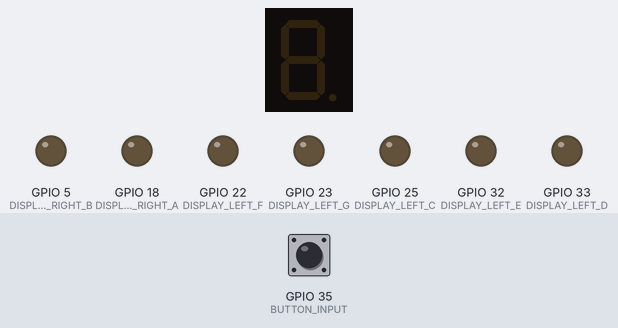
This program was run on a simulated ESP32. On the bench: 1-digit seven-segment display, output pins drawn as LEDs (lit = HIGH). Wiring (inferred from the names in the program): 1-digit 7-segment display, segments lit when HIGH: segments GPIO 1, GPIO 3, GPIO 14, GPIO 27, GPIO 26, GPIO 19, GPIO 21, GPIO 12. The test bench sets the inputs (shaded band); at power-on: GPIO 35 (BUTTON_INPUT) LOW. The segment pins are drawn as the display they are named for; pins used as bus, display or sensor lines are not drawn.

Above: at 1.2 s.
1.3 s: GPIO 35 (BUTTON_INPUT) pulled HIGH for 0.15 s
At 2.9 s:
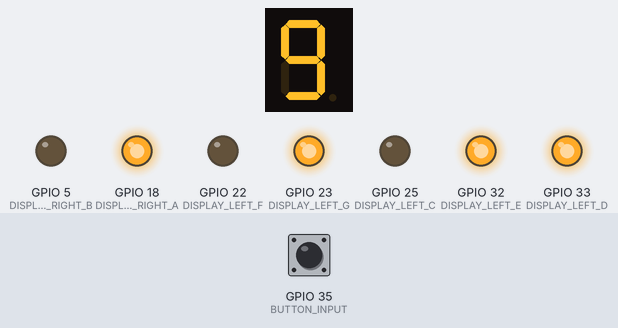
4.4 s: GPIO 35 (BUTTON_INPUT) pulled HIGH for 1 s
6.9 s: GPIO 35 (BUTTON_INPUT) pulled HIGH for 3.2 s
At 11.9 s:
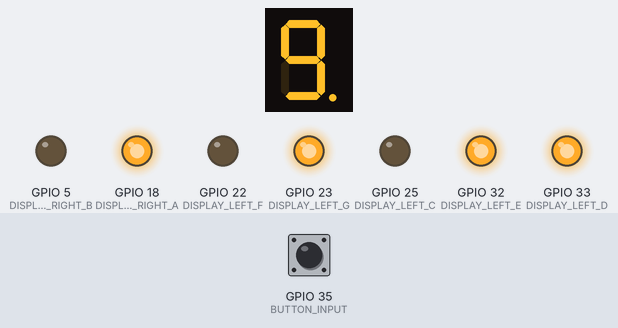
Timing chart, 0 to 13.4 s (numbered marks = the images above; inputs shaded):
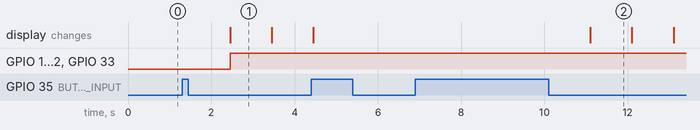

Measured:
- after the input at 1.3 s, GPIO 18 (DISPLAY_RIGHT_A), GPIO 23 (DISPLAY_LEFT_G), GPIO 32 (DISPLAY_LEFT_E), GPIO 33 (DISPLAY_LEFT_D): LOW → HIGH after 1.2 s; the display: changes after 1.2 s (image 1)
- after the input at 6.9 s, the display: changes after 4.2 s (image 2)
- what the display in image 1 shows lasts 1.0 s, from 2.5 s to 3.5 s

The program:

main.cpp
```cpp
#include <Arduino.h>

// GPIO Pins
// =========

#define DISPLAY_RIGHT_DP 12
#define DISPLAY_RIGHT_A 18
#define DISPLAY_RIGHT_B 5
#define DISPLAY_RIGHT_C 14
#define DISPLAY_RIGHT_D 27
#define DISPLAY_RIGHT_E 26
#define DISPLAY_RIGHT_F 19
#define DISPLAY_RIGHT_G 21
#define DISPLAY_LEFT_A 1
#define DISPLAY_LEFT_B 3
#define DISPLAY_LEFT_C 25
#define DISPLAY_LEFT_D 33
#define DISPLAY_LEFT_E 32
#define DISPLAY_LEFT_F 22
#define DISPLAY_LEFT_G 23
#define BUTTON_POWER 4
#define BUTTON_INPUT 35

void configurePins() {
  pinMode(DISPLAY_RIGHT_DP, OUTPUT);
  pinMode(DISPLAY_RIGHT_A, OUTPUT);
  pinMode(DISPLAY_RIGHT_B, OUTPUT);
  pinMode(DISPLAY_RIGHT_C, OUTPUT);
  pinMode(DISPLAY_RIGHT_D, OUTPUT);
  pinMode(DISPLAY_RIGHT_E, OUTPUT);
  pinMode(DISPLAY_RIGHT_F, OUTPUT);
  pinMode(DISPLAY_RIGHT_G, OUTPUT);
  pinMode(DISPLAY_LEFT_A, OUTPUT);
  pinMode(DISPLAY_LEFT_B, OUTPUT);
  pinMode(DISPLAY_LEFT_C, OUTPUT);
  pinMode(DISPLAY_LEFT_D, OUTPUT);
  pinMode(DISPLAY_LEFT_E, OUTPUT);
  pinMode(DISPLAY_LEFT_F, OUTPUT);
  pinMode(DISPLAY_LEFT_G, OUTPUT);
  pinMode(BUTTON_POWER, OUTPUT);
  // Use an output pin to provide the button with high voltage.
  digitalWrite(BUTTON_POWER, HIGH);
  pinMode(BUTTON_INPUT, INPUT_PULLDOWN);
}

// Constants
// =========

struct SegmentDisplay {
  uint8_t A;
  uint8_t B;
  uint8_t C;
  uint8_t D;
  uint8_t E;
  uint8_t F;
  uint8_t G;
};

const SegmentDisplay DISPLAY_LEFT = {
  A : DISPLAY_LEFT_A,
  B : DISPLAY_LEFT_B,
  C : DISPLAY_LEFT_C,
  D : DISPLAY_LEFT_D,
  E : DISPLAY_LEFT_E,
  F : DISPLAY_LEFT_F,
  G : DISPLAY_LEFT_G,
};

const SegmentDisplay DISPLAY_RIGHT = {
  A : DISPLAY_RIGHT_A,
  B : DISPLAY_RIGHT_B,
  C : DISPLAY_RIGHT_C,
  D : DISPLAY_RIGHT_D,
  E : DISPLAY_RIGHT_E,
  F : DISPLAY_RIGHT_F,
  G : DISPLAY_RIGHT_G,
};

const uint32_t MAX_DURATION_SECONDS = 25 * 60;

#define NO_DIGIT 10

// Timer
// =====

hw_timer_t *timer = NULL;
volatile SemaphoreHandle_t timerSemaphore;
portMUX_TYPE timerMutex = portMUX_INITIALIZER_UNLOCKED;
volatile uint32_t timerSecondsRemaining = 0;
volatile bool isTimerActive = false;

void IRAM_ATTR perSecondInterrupt() {
  portENTER_CRITICAL_ISR(&timerMutex);
  if (timerSecondsRemaining == 0) {
    timerEnd(timer);
  } else {
    timerSecondsRemaining--;
  }
  portEXIT_CRITICAL_ISR(&timerMutex);

  xSemaphoreGiveFromISR(timerSemaphore, NULL);
}

void configureTimer() {
  timerSemaphore = xSemaphoreCreateBinary();

  // Use the 1st out of 4 hardware timers.
  // Set 80 divider for prescaler (see ESP32 Technical Reference Manual).
  timer = timerBegin(0, 80, true);

  timerAttachInterrupt(timer, &perSecondInterrupt, true);

  // Interrupt the timer every second and repeat.
  timerAlarmWrite(timer, 1000000, true);
}

// Setup
// =====

void setup() {
  // TX0 and RX0 are used for Serial, which is used by DISPLAY_RIGHT_A and
  // DISPLAY_RIGHT_B.
  // Therefore, Serial cannot be used.
  configureTimer();
  configurePins();
}

// Display
// =======

void clearDisplay(const SegmentDisplay &display) {
  digitalWrite(display.A, LOW);
  digitalWrite(display.B, LOW);
  digitalWrite(display.C, LOW);
  digitalWrite(display.D, LOW);
  digitalWrite(display.E, LOW);
  digitalWrite(display.F, LOW);
  digitalWrite(display.G, LOW);
}

void writeDigitToDisplay(const SegmentDisplay &display, uint8_t digit) {
  switch (digit) {
  case 0:
    digitalWrite(display.A, HIGH);
    digitalWrite(display.B, HIGH);
    digitalWrite(display.C, HIGH);
    digitalWrite(display.D, HIGH);
    digitalWrite(display.E, HIGH);
    digitalWrite(display.F, HIGH);
    digitalWrite(display.G, LOW);
    break;
  case 1:
    digitalWrite(display.A, LOW);
    digitalWrite(display.B, HIGH);
    digitalWrite(display.C, HIGH);
    digitalWrite(display.D, LOW);
    digitalWrite(display.E, LOW);
    digitalWrite(display.F, LOW);
    digitalWrite(display.G, LOW);
    break;
  case 2:
    digitalWrite(display.A, HIGH);
    digitalWrite(display.B, HIGH);
    digitalWrite(display.C, LOW);
    digitalWrite(display.D, HIGH);
    digitalWrite(display.E, HIGH);
    digitalWrite(display.F, LOW);
    digitalWrite(display.G, HIGH);
    break;
  case 3:
    digitalWrite(display.A, HIGH);
    digitalWrite(display.B, HIGH);
    digitalWrite(display.C, HIGH);
    digitalWrite(display.D, HIGH);
    digitalWrite(display.E, LOW);
    digitalWrite(display.F, LOW);
    digitalWrite(display.G, HIGH);
    break;
  case 4:
    digitalWrite(display.A, LOW);
    digitalWrite(display.B, HIGH);
    digitalWrite(display.C, HIGH);
    digitalWrite(display.D, LOW);
    digitalWrite(display.E, LOW);
    digitalWrite(display.F, HIGH);
    digitalWrite(display.G, HIGH);
    break;
  case 5:
    digitalWrite(display.A, HIGH);
    digitalWrite(display.B, LOW);
    digitalWrite(display.C, HIGH);
    digitalWrite(display.D, HIGH);
    digitalWrite(display.E, LOW);
    digitalWrite(display.F, HIGH);
    digitalWrite(display.G, HIGH);
    break;
  case 6:
    digitalWrite(display.A, HIGH);
    digitalWrite(display.B, LOW);
    digitalWrite(display.C, HIGH);
    digitalWrite(display.D, HIGH);
    digitalWrite(display.E, HIGH);
    digitalWrite(display.F, HIGH);
    digitalWrite(display.G, HIGH);
    break;
  case 7:
    digitalWrite(display.A, HIGH);
    digitalWrite(display.B, HIGH);
    digitalWrite(display.C, HIGH);
    digitalWrite(display.D, LOW);
    digitalWrite(display.E, LOW);
    digitalWrite(display.F, LOW);
    digitalWrite(display.G, LOW);
    break;
  case 8:
    digitalWrite(display.A, HIGH);
    digitalWrite(display.B, HIGH);
    digitalWrite(display.C, HIGH);
    digitalWrite(display.D, HIGH);
    digitalWrite(display.E, HIGH);
    digitalWrite(display.F, HIGH);
    digitalWrite(display.G, HIGH);
    break;
  case 9:
    digitalWrite(display.A, HIGH);
    digitalWrite(display.B, HIGH);
    digitalWrite(display.C, HIGH);
    digitalWrite(display.D, HIGH);
    digitalWrite(display.E, LOW);
    digitalWrite(display.F, HIGH);
    digitalWrite(display.G, HIGH);
    break;
  default:
    clearDisplay(display);
  }
}

// Button events
// =============

void startTimer() {
  timerWrite(timer, 0);
  timerAlarmEnable(timer);
}

void endTimer() {
  timerAlarmDisable(timer);
  digitalWrite(DISPLAY_RIGHT_DP, LOW);
}

void onButtonUp() {
  bool localIsTimerActive = false;
  portENTER_CRITICAL(&timerMutex);
  if (timerSecondsRemaining == 0) {
    timerSecondsRemaining = MAX_DURATION_SECONDS;
  }
  isTimerActive = !isTimerActive;
  localIsTimerActive = isTimerActive;
  portEXIT_CRITICAL(&timerMutex);
  if (localIsTimerActive) {
    startTimer();
  } else {
    endTimer();
  }
}

uint8_t previousButton = LOW;

void pollButton() {
  uint8_t button = digitalRead(BUTTON_INPUT);
  if (previousButton == button) {
    return;
  }
  previousButton = button;
  if (button == LOW) {
    onButtonUp();
  }
}

// Timer events
// ============

uint8_t previousLeftDigit = NO_DIGIT;
uint8_t previousRightDigit = NO_DIGIT;

void writeTimeToDisplay(uint32_t secondsRemaining) {
  uint32_t minutesRemaining = secondsRemaining / 60 + 1;
  uint8_t leftDigit = minutesRemaining / 10;
  uint8_t rightDigit = minutesRemaining % 10;
  if (leftDigit == 0) {
    leftDigit = NO_DIGIT;
  }
  if (leftDigit != previousLeftDigit) {
    writeDigitToDisplay(DISPLAY_LEFT, leftDigit);
  }
  if (rightDigit != previousRightDigit) {
    writeDigitToDisplay(DISPLAY_RIGHT, rightDigit);
  }
  previousLeftDigit = leftDigit;
  previousRightDigit = rightDigit;
}

void blinkLed(uint32_t secondsRemaining) {
  uint8_t light = secondsRemaining % 2 == 0 ? HIGH : LOW;
  digitalWrite(DISPLAY_RIGHT_DP, light);
}

void pollSemaphore() {
  if (xSemaphoreTake(timerSemaphore, 0) == pdTRUE) {
    uint32_t localTimerSecondsRemaining = 0;
    bool localIsTimerActive = false;

    portENTER_CRITICAL(&timerMutex);
    localTimerSecondsRemaining = timerSecondsRemaining;
    localIsTimerActive = isTimerActive;
    portEXIT_CRITICAL(&timerMutex);

    writeTimeToDisplay(localTimerSecondsRemaining);
    blinkLed(localTimerSecondsRemaining);
  }
}

// Loop
// ====

void loop() {
  pollButton();
  pollSemaphore();
}
```
